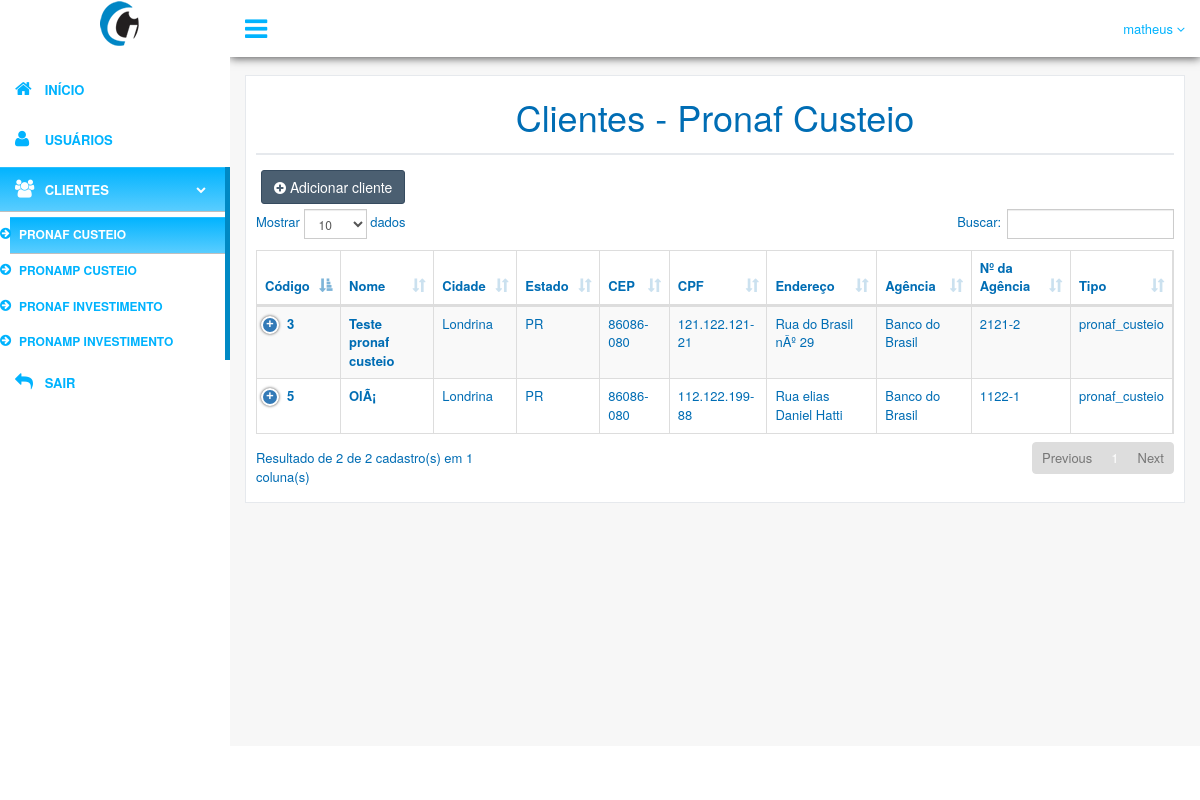
/clientes_pronafcusteio.php (signed in), run on the app's committed database.
### tables this page shows
CREATE TABLE `clientes` (
  `idCliente` int(11) NOT NULL,
  `nome` varchar(60) NOT NULL,
  `cidade` longtext NOT NULL,
  `estado` varchar(2) NOT NULL,
  `cep` varchar(9) NOT NULL,
  `cpf` varchar(14) NOT NULL,
  `tipo` longtext NOT NULL,
  `endereco` longtext NOT NULL,
  `agencia` longtext NOT NULL,
  `numero` longtext NOT NULL,
  `deletar` int(11) NOT NULL
);

### clientes_pronafcusteio.php (the view, shortened to what this page needs)
<?php
	$sessaousuario = $_SESSION ['usuario'];
?>
<!DOCTYPE html>
<html>
  <head>
    <link href="assets/css/bootstrap.min.css" rel="stylesheet">
    <link href="assets/css/font-awesome.min.css" rel="stylesheet">
    <link href="assets/css/nprogress.css" rel="stylesheet">
    <link href="assets/css/jquery.mCustomScrollbar.min.css" rel="stylesheet"/>
	<link href="assets/css/dataTables.bootstrap.min.css" rel="stylesheet">
    <link href="assets/css/buttons.bootstrap.min.css" rel="stylesheet">
    <link href="assets/css/fixedHeader.bootstrap.min.css" rel="stylesheet">
    <link href="assets/css/responsive.bootstrap.min.css" rel="stylesheet">
    <link href="assets/css/scroller.bootstrap.min.css" rel="stylesheet">
    <link href="assets/css/custom.min.css" rel="stylesheet">
  </head>
  <body class="nav-md">
    <div class="container body">
      <div class="main_container">
        <div class="col-md-3 left_col menu_fixed">
          <div class="left_col scroll-view">
            <div class="navbar nav_title" style="border: 0;">
				<a href="index.php" class="site_title"><img class="img-responsive center-margin" src="img/favicon.png"></a>
            </div>
            <div id="sidebar-menu" class="main_menu_side hidden-print main_menu">
              <div class="menu_section">
                <ul class="nav side-menu">
                <ul class="nav side-menu">
                  <li><a href="index.php"><i class="fa fa-home"></i> Início </a></li>
                </ul>
                <ul class="nav side-menu">
                  <li><a href="usuarios.php"><i class="fa fa-user"></i> Usuários </a></li>
                </ul>
                <ul class="nav side-menu">
                <li><a href="clientes.php"><i class="fa fa-users"></i> Clientes <span class="fa fa-chevron-down"></span></a>
                    <ul class="nav child_menu">
                        <li><a href="clientes_pronafcusteio.php">Pronaf Custeio</a>
                        </li>
                        <li><a href="clientes_pronampcusteio.php">Pronamp Custeio</a>
                        </li>
                        <li><a href="clientes_pronafinvestimento.php">Pronaf Investimento</a>
                        </li>
                        <li><a href="clientes_pronampinvestimento.php">Pronamp Investimento</a>
                        </li>
                    </ul>
                  </li>
                </ul>
                <ul class="nav side-menu">
                  <li><a href="sair.php"><i class="fa fa-reply"></i> Sair </a></li>
                </ul>
                </ul>
              </div>
            </div>
          </div>
        </div>
        <div class="top_nav">
          <div class="nav_menu">
            <nav>
              <div class="nav toggle">
                <a id="menu_toggle"><i class="fa fa-bars"></i></a>
              </div>
              <ul class="nav navbar-nav navbar-right">
                <li class="">
                  <a href="javascript:;" class="user-profile dropdown-toggle" data-toggle="dropdown" aria-expanded="false">
                    <?php echo $sessaousuario;?>
                    <span class=" fa fa-angle-down"></span>
                  </a>
                </li>
              </ul>
            </nav>
          </div>
        </div>
        <div class="right_col" role="main">
          <div class="">
            <div class="page-title">
            </div>
            <div class="row">
              <div class="col-md-12 col-sm-12 col-xs-12">
                <div class="x_panel">
                  <div class="x_title">
                    <h1 class="text-center">Clientes - Pronaf Custeio</h1>
                  </div>
                  <div class="x_content">
                    <p class="btn btn-dark">
                        <a href="clientes_incluir.php" style="color: #fff"><i class="fa fa-plus-circle"></i>&nbsp;Adicionar cliente</a>
                  </p>
                    <table id="datatable-responsive" class=" table table-striped table-bordered dt-responsive nowrap" cellspacing="0" width="100%">
                      <thead>
                        <tr>
                          	<th>Código</th>
                          	<th>Nome</th>
                          	<th>Cidade</th>
                          	<th class="contoth">Estado</th>
							<th class="contoth">CEP</th>
							<th class="contoth">CPF</th>
							<th>Endereço</th>
							<th>Agência</th>
							<th>Nº da Agência</th>
							<th class="contoth">Tipo</th>
                        </tr>
                      </thead>
<?php
$consulta = mysql_query("SELECT * FROM clientes WHERE deletar != '1' and tipo = 'pronaf_custeio'");
while ($dados = mysql_fetch_array($consulta))
{
	?>
                        <tr>
                        	<th><?php echo $dados['idCliente']; ?></th>
                        	<th><?php echo $dados['nome']; ?></th>
                            <td><?php echo $dados['cidade']; ?></td>
                            <td class="contod"><?php echo $dados['estado']; ?></td>
							<td class="contod"><?php echo $dados['cep']; ?></td>
							<td class="contod"><?php echo $dados['cpf']; ?></td>
							<td class="contod"><?php echo $dados['endereco']; ?></td>
							<td class="contod"><?php echo $dados['agencia']; ?></td>
							<td class="contod"><?php echo $dados['numero']; ?></td>
							<td class="contod"><?php echo $dados['tipo']; ?></td>
                        </tr>
<?php } ?>
                    </table>
                  </div>
                </div>
              </div>
            </div>
          </div>
        </div>
        <footer>
        </footer>
      </div>
    </div>
  </body>
</html>

### data on the page
clientes: idCliente "3", nome "Teste pronaf custeio", cidade "Londrina", estado "PR", cep "86086-080", cpf "121.122.121-21", endereco "Rua do Brasil nÂº 29", agencia "Banco do Brasil", numero "2121-2", tipo "pronaf_custeio"
clientes: idCliente "5", nome "OlÃ¡", cidade "Londrina", estado "PR", cep "86086-080", cpf "112.122.199-88", endereco "Rua elias Daniel Hatti", agencia "Banco do Brasil", numero "1122-1", tipo "pronaf_custeio"

### other printed values
$sessaousuario "matheus"
